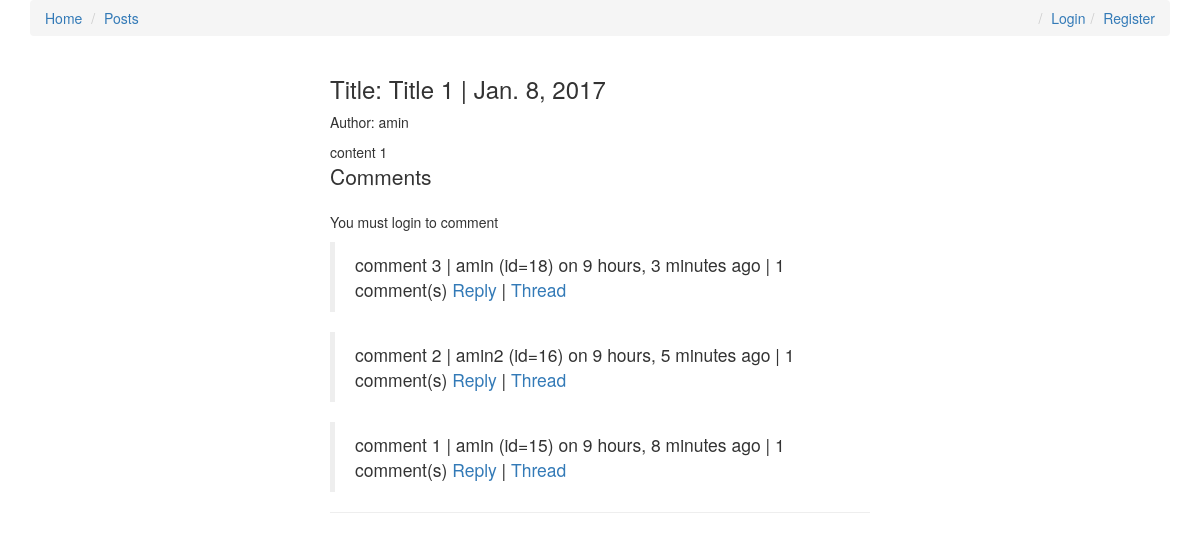
Page /slug_1/ on the earlier database version.
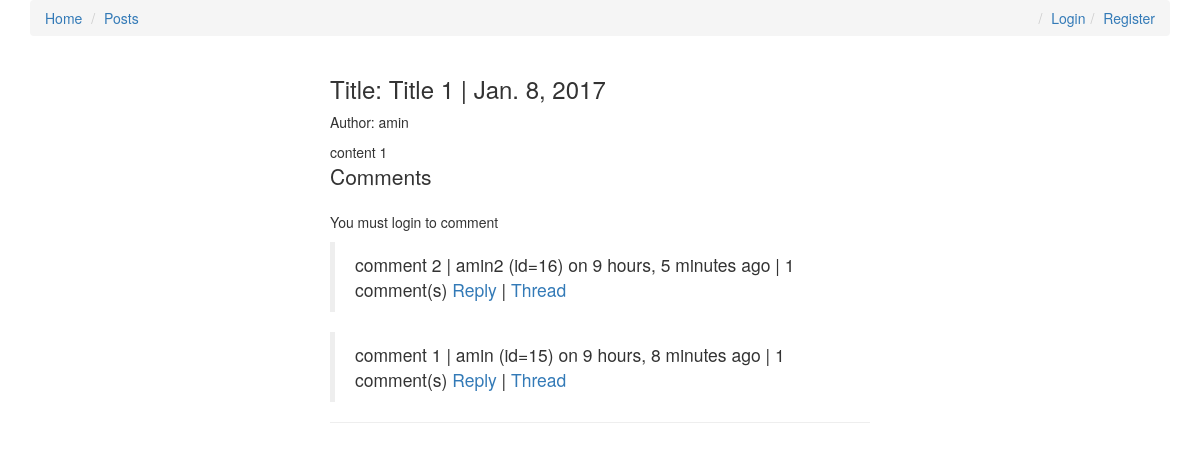
Same page on the later database version.
### comments/models.py (models this page shows, shortened)
class Comment(models.Model):
	user = models.ForeignKey(settings.AUTH_USER_MODEL, default=1)
	content = models.TextField()
	timestamp = models.DateTimeField(auto_now_add=True)
	content_type = models.ForeignKey(ContentType, on_delete=models.CASCADE)
	object_id = models.PositiveIntegerField()
	content_object = GenericForeignKey('content_type', 'object_id')
	parent = models.ForeignKey("self", null=True, blank=True)
	objects = CommentManager()
	class Meta:
		ordering = ["-timestamp"]
	def __str__(self):
		return str(self.user.username)
	def get_absolute_url(self):
		return reverse("comments:thread", kwargs={"id": self.id})
	def children(self):
		return Comment.objects.filter(parent=self)

### posts/views.py (the view, shortened to what this page needs)
# urls.py: url(r'^(?P<slug>[\w-]+)/$', post_detail, name='detail'),
def post_detail(request, slug=None):
	instance = get_object_or_404(Post, slug = slug)
	if instance.publish > timezone.now().date() or instance.draft:
		if not request.user.is_staff  or not request.user.is_superuser:
			raise Http404
	share_string = quote_plus(instance.content)
	print(instance.content)
	print(get_read_time(instance.content))
	comments = instance.comments
	initial_data = {
		"content_type": instance.get_content_type,
		"object_id": instance.id
	}
	form = CommentForm(request.POST or None, initial=initial_data)
	context = {
		"title": instance.title,
		"instance": instance,
		"share_string": share_string,
		"comments": comments,
		"comment_form": form,
	}
	return render(request, 'post_detail.html', context)

### comments/models.py (called while the page is built)
	def filter_by_instance(self, instance):
		content_type = ContentType.objects.get_for_model(instance.__class__)
		obj_id = instance.id
		qs = super(CommentManager, self).filter(content_type=content_type, object_id=obj_id).filter(parent=None)
		return qs

### posts/models.py (called while the page is built)
	def all(self, *args, **kwargs):
		return super(PostManager, self).filter(draft=False).filter(publish__lte=timezone.now())

	def get_markdown(self):
		content = self.content
		return mark_safe(markdown(content))

	@property
	def comments(self):
		instance = self
		qs = Comment.objects.filter_by_instance(instance)
		return qs

	@property
	def get_content_type(self):
		instance = self
		content_type = ContentType.objects.get_for_model(instance.__class__)
		return content_type

### posts/templatetags/urlify.py (called while the page is built)
@register.filter
def urlify(value):
	return quote_plus(value)

### posts/utils.py (called while the page is built)
def count_words(html_string):
	word_string = strip_tags(html_string)
	count = len(re.findall(r'\w+', word_string))
	return count

def get_read_time(html_string):
	count = count_words(html_string)
	read_time_min = (count/200.0)
	read_time_sec = read_time_min * 60
	read_time = str(datetime.timedelta(seconds=read_time_sec))
	read_time = datetime.timedelta(seconds=read_time_min)
	return read_time

### posts/templates/post_detail.html (shortened to what this page needs)
{% extends 'base.html' %} {% load urlify %} {% load crispy_forms_tags %} {% block head %} {{ instance.title }} {% endblock%} {% block content %}
<div class="col-sm-6 col-sm-offset-3">
    <h3>Title: {{ title }} {% if instance.draft %} <span style="color:red">Draft</span> {% endif %}| {{ instance.publish }}</h3> {% if instance.user.get_full_name %}
    <p>Author: {{ instance.user.get_full_name }}</p>
    {% else %}
    <p>Author: {{ instance.user }}</p>
    {% endif %}
    <div class="content-markdown post-detail-item">
        {{ instance.content }}
    </div>
    <div>
        <p class="lead">Comments</p>
        {% if request.user.is_authenticated %}
        <form action="." method="POST">
            {% csrf_token %} {{ comment_form | crispy}}
            <input type="submit" value="Post comment" class="btn btn-default">
        </form>
        {% else %}
        <p>You must login to comment</p>
        {% endif %}
        {% for i in comments %}
        <blockquote>
            <div class="">{{ i.content }} | {{ i.user }} (id={{i.id}}) on {{ i.timestamp|timesince }} ago | {% if i.children.count > 0 %} {{ i.children.count }} comment(s) {% endif %}<a href="#" class="comment-reply-btn">Reply</a> | <a href="{{i.get_absolute_url}}">Thread</a></div>
        </blockquote>
        {% endfor %}
    </div>
    <hr>
</div>
{% endblock %}

Differences in the rows shown:
removed Comment: content "comment 3", user "amin", id "18", timestamp "9 hours, 3 minutes", children.count "1"
